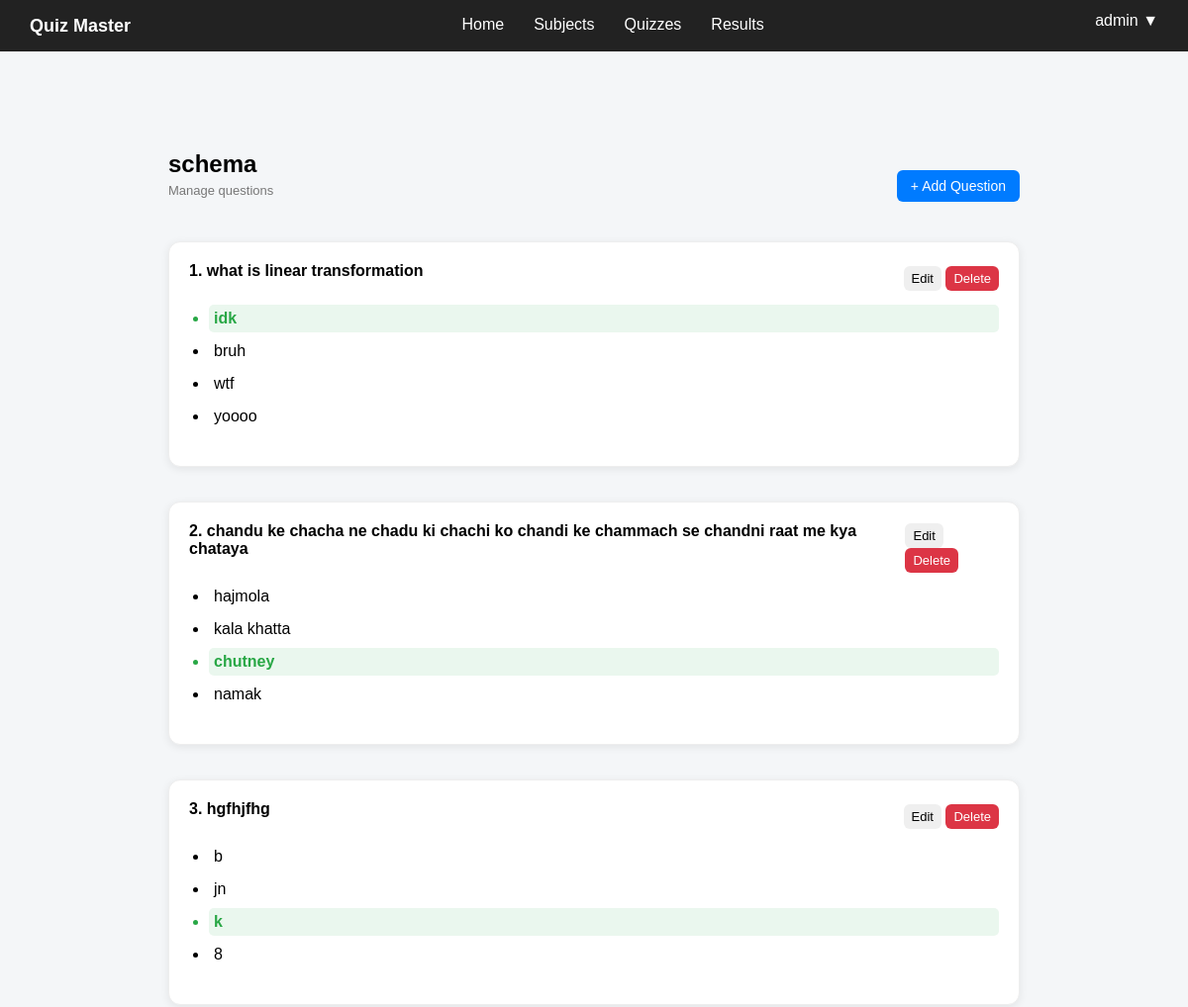
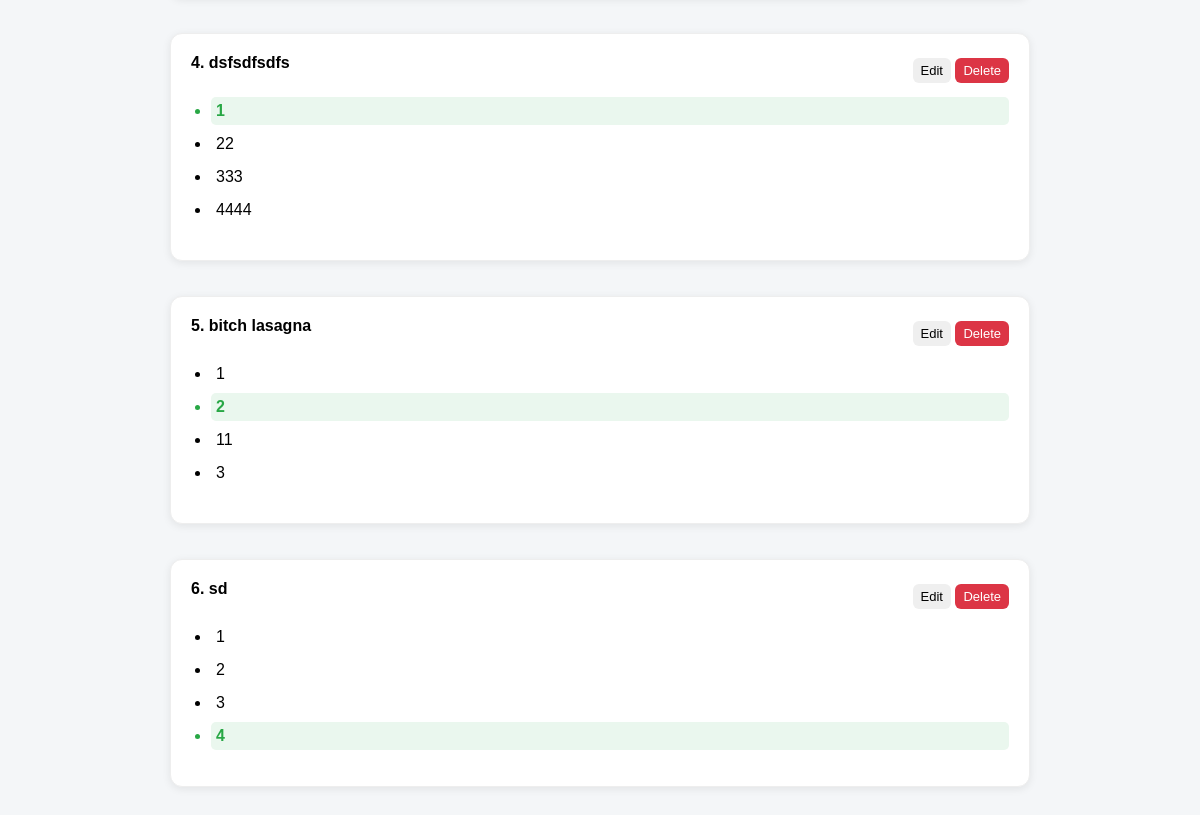
Page /admin/quizzes/view/1 (signed in) on the committed database (2 pictures, top to bottom).
### controller/models.py (models this page shows)
class Quiz(db.Model):
    __tablename__ = "quizzes"
    id = db.Column(db.Integer, primary_key=True)
    title = db.Column(db.String(200), nullable=False)
    created_at = db.Column(db.DateTime, default=datetime.utcnow)
    subject_id = db.Column(db.Integer, db.ForeignKey("subjects.id"), nullable=False)
    questions = db.relationship("Question", backref="quiz", lazy=True)
    attempts = db.relationship("Attempt", backref="quiz", lazy=True)

class Question(db.Model):
    __tablename__ = "questions"
    id = db.Column(db.Integer, primary_key=True)
    question_text = db.Column(db.Text, nullable=False)
    option1 = db.Column(db.String(200), nullable=False)
    option2 = db.Column(db.String(200), nullable=False)
    option3 = db.Column(db.String(200), nullable=False)
    option4 = db.Column(db.String(200), nullable=False)
    correct_option = db.Column(db.Integer, nullable=False)
    marks = db.Column(db.Integer, nullable=False, default=1)
    quiz_id = db.Column(db.Integer, db.ForeignKey("quizzes.id"), nullable=False)

### app.py (the view)
@app.route("/admin/quizzes/view/<int:id>")
def view_quiz(id):
    if not admin_access():
        return redirect(url_for("home"))
    quiz = Quiz.query.get_or_404(id)
    return render_template("view_quiz.html", quiz=quiz)

### app.py (called while the page is built)
def admin_access():
    if "user_id" not in session:
        flash("Please login first")
        return False
    if session.get("role") != "admin":
        flash("You are not authorized to access this page")
        return False
    return True

### templates/view_quiz.html (shortened to what this page needs)
{% extends "base.html" %}
{% block content %}
<div class="container">
    <div class="header">
        <div>
            <h1>{{ quiz.title }}</h1>
            <p class="subtitle">Manage questions</p>
        </div>
        <button type="button" class="btn primary" onclick="location.href='{{ url_for('edit_quiz', id=quiz.id) }}'">
            + Add Question
        </button>
    </div>
    <div class="question-list">
        {% if quiz.questions %}
        {% for q in quiz.questions %}
        <div class="question-card">
            <div class="question-header">
                <h3>{{ loop.index }}. {{ q.question_text }}</h3>
                <div>
                    <button class="btn small" onclick="location.href='{{ url_for('edit_question', id=q.id) }}'">
                        Edit
                    </button>
                    <form method="POST" action="{{ url_for('delete_question', id=q.id) }}" style="display:inline;"
                        onsubmit="return confirm('Are you sure you want to delete this question?');">
                        <button type="submit" class="btn small danger">
                            Delete
                        </button>
                    </form>
                </div>
            </div>
            <ul class="options">
                <li class="{% if q.correct_option == 1 %}correct{% endif %}">
                    {{ q.option1 }}
                </li>
                <li class="{% if q.correct_option == 2 %}correct{% endif %}">
                    {{ q.option2 }}
                </li>
                <li class="{% if q.correct_option == 3 %}correct{% endif %}">
                    {{ q.option3 }}
                </li>
                <li class="{% if q.correct_option == 4 %}correct{% endif %}">
                    {{ q.option4 }}
                </li>
            </ul>
        </div>
        {% endfor %}
        {% else %}
        <p>No questions added yet.</p>
        {% endif %}
    </div>
</div>
{% endblock %}

### static/css/base.css (style rules this page uses)
body { font-family: Arial, sans-serif; background: #f4f6f8; margin: 0; }
.container { max-width: 1000px; margin: 30px auto; padding: 20px; border-radius: 12px; }
.header { display: flex; justify-content: space-between; align-items: center; margin-bottom: 20px; }
.header h1 { margin: 0; font-size: 24px; }
.subtitle { font-size: 14px; color: #666; margin-top: 5px; }
.btn { padding: 8px 14px; border: none; border-radius: 6px; cursor: pointer; font-size: 14px; }
.btn.primary { background: #007bff; color: white; }
.btn.danger { background: #dc3545; color: white; }
.btn.small { padding: 5px 8px; font-size: 13px; }
.question-list { display: flex; flex-direction: column; gap: 15px; }
.question-card { background: white; padding: 15px; border-radius: 8px; border: 1px solid #eee; }
.question-header { display: flex; justify-content: space-between; align-items: center; }
.question-header h3 { margin: 0; font-size: 16px; }
.options { margin-top: 10px; padding-left: 20px; }
.options li { margin: 5px 0; padding: 5px; border-radius: 5px; }
.correct { color: #28a745; font-weight: bold; background: #eaf7ee; }
.question-card { background: white; padding: 20px; border-radius: 12px; margin-bottom: 20px; box-shadow: 0 2px 8px rgba(0, 0, 0, 0.08); transition: 0.15s ease; }
.question-card h3 { margin-bottom: 15px; font-size: 16px; }
body { padding-bottom: 80px; }
.container { max-width: 900px; margin: 30px auto; }
.subtitle { font-size: 13px; color: #777; margin-bottom: 24px; }

### rows in the picture
Quiz: title "schema"
Question: question_text "what is linear transformation", option1 "idk", option2 "bruh", option3 "wtf", option4 "yoooo"
Question: question_text "chandu ke chacha ne chadu ki chachi ko chandi ke chammach se chandni raat me kya chataya", option1 "hajmola", option2 "kala khatta", option3 "chutney", option4 "namak"
Question: question_text "hgfhjfhg", option1 "b", option2 "jn", option3 "k", option4 "8"
Question: question_text "dsfsdfsdfs", option1 "1", option2 "22", option3 "333", option4 "4444"
Question: question_text "bitch lasagna", option1 "1", option2 "2", option3 "11", option4 "3"
Question: question_text "sd", option1 "1", option2 "2", option3 "3", option4 "4"

### other values in the picture
{{ session.get('username', 'User') }} "admin"
